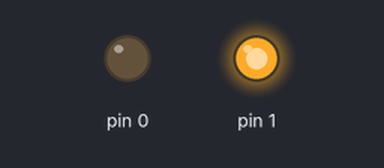
Recording of a sketch running on a simulated Arduino Uno, built with avr-gcc and run on an emulated ATmega328P. Shown: output pins drawn as LEDs (lit = HIGH).

Above: at 0.1 s.
Timing chart, 0 to 1.6 s (numbered marks = the images above):
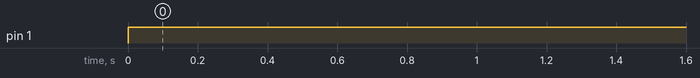

Measured:
- by itself, pin 1: LOW → HIGH at 0.00 s

The sketch:

FranzininhoSketches.ino
```cpp
void setup() {
  pinMode(1, OUTPUT);
  pinMode(0, OUTPUT);
}

void loop() {
  digitalWrite(1, HIGH);
  analogWrite(0, 0);

  if (false) {
  }

}
```
